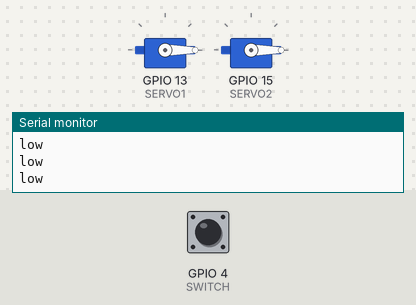
A sketch run on a simulated ESP32. On the bench: 2 × servo, the last lines printed to the serial monitor. The inputs (shaded band) are chosen by the test bench; at power-on: GPIO 4 (SWITCH) LOW.

Above: at 1.8 s.
1.9 s: GPIO 4 (SWITCH) pulled HIGH for 0.6 s
At 2.4 s:
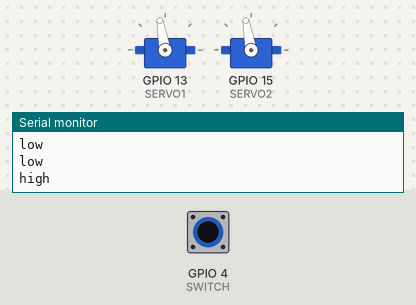
4.0 s: GPIO 4 (SWITCH) pulled HIGH for 3.2 s
At 8.7 s:
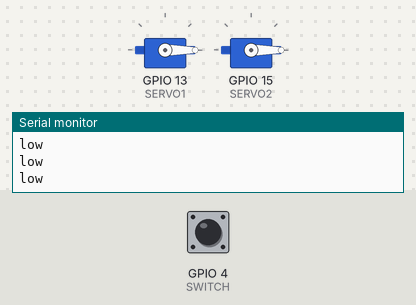
Timing chart, 0 to 10.2 s (numbered marks = the images above; inputs shaded):
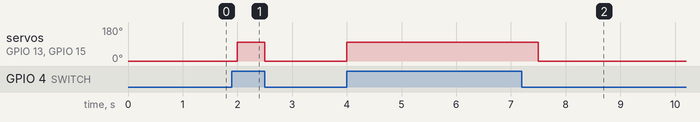

The sketch:

servoTester.ino
```cpp
#include <ESP32Servo.h>

Servo servo1;
Servo servo2;

const int SWITCH = 4;
const int SERVO1 = 13;
const int SERVO2 = 15;

void initPins() {
  pinMode(SWITCH, INPUT_PULLDOWN);

  servo1.attach(SERVO1);
  servo2.attach(SERVO2);
}

void setup() {
  // Serial port for debugging purposes
  Serial.begin(115200);
  initPins();
}

void loop() {
  switch (digitalRead(SWITCH)) {
    case HIGH:
      Serial.println("high");
      servo1.write(100);
      servo2.write(100);
      break;
    case LOW:
      Serial.println("low");
      servo1.write(0);
      servo2.write(0);
  }
  delay(500);
}
```

Measured:
- after the input at 1.9 s, servo on GPIO 13 (SERVO1), servo on GPIO 15 (SERVO2): 0° → 100° after 0.10 s, → 0° 0.50 s later
- after the input at 4.0 s, servo on GPIO 13 (SERVO1), servo on GPIO 15 (SERVO2): 0° → 100° at once, → 0° 3.5 s later
